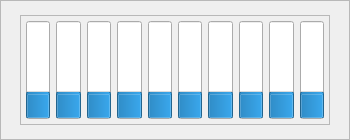
       <widget class="QFrame" name="eq_frame">
        <property name="minimumSize">
         <size>
          <width>350</width>
          <height>140</height>
         </size>
        </property>
        <property name="maximumSize">
         <size>
          <width>350</width>
          <height>140</height>
         </size>
        </property>
        <property name="frameShape">
         <enum>QFrame::Shape::StyledPanel</enum>
        </property>
        <property name="frameShadow">
         <enum>QFrame::Shadow::Raised</enum>
        </property>
        <layout class="QGridLayout" name="gridLayout_2">
         <item row="0" column="0">
          <widget class="QFrame" name="equalaizer_qFrame">
           <property name="sizePolicy">
            <sizepolicy hsizetype="Fixed" vsizetype="Fixed">
             <horstretch>0</horstretch>
             <verstretch>0</verstretch>
            </sizepolicy>
           </property>
           <property name="minimumSize">
            <size>
             <width>310</width>
             <height>110</height>
            </size>
           </property>
           <property name="maximumSize">
            <size>
             <width>310</width>
             <height>110</height>
            </size>
           </property>
           <property name="frameShape">
            <enum>QFrame::Shape::StyledPanel</enum>
           </property>
           <property name="frameShadow">
            <enum>QFrame::Shadow::Raised</enum>
           </property>
           <layout class="QHBoxLayout" name="horizontalLayout">
            <property name="leftMargin">
             <number>5</number>
            </property>
            <property name="topMargin">
             <number>5</number>
            </property>
            <property name="rightMargin">
             <number>5</number>
            </property>
            <property name="bottomMargin">
             <number>5</number>
            </property>
            <item>
             <widget class="QProgressBar" name="eq_01_pBar">
              <property name="sizePolicy">
               <sizepolicy hsizetype="Expanding" vsizetype="Expanding">
                <horstretch>0</horstretch>
                <verstretch>0</verstretch>
               </sizepolicy>
              </property>
              <property name="minimumSize">
               <size>
                <width>20</width>
                <height>0</height>
               </size>
              </property>
              <property name="value">
               <number>24</number>
              </property>
              <property name="orientation">
               <enum>Qt::Orientation::Vertical</enum>
              </property>
             </widget>
            </item>
            <item>
             <widget class="QProgressBar" name="eq_02_pBar">
              <property name="sizePolicy">
               <sizepolicy hsizetype="Expanding" vsizetype="Expanding">
                <horstretch>0</horstretch>
                <verstretch>0</verstretch>
               </sizepolicy>
              </property>
              <property name="minimumSize">
               <size>
                <width>20</width>
                <height>0</height>
               </size>
              </property>
              <property name="value">
               <number>24</number>
              </property>
              <property name="orientation">
               <enum>Qt::Orientation::Vertical</enum>
              </property>
             </widget>
            </item>
            <item>
             <widget class="QProgressBar" name="eq_03_pBar">
              <property name="sizePolicy">
               <sizepolicy hsizetype="Expanding" vsizetype="Expanding">
                <horstretch>0</horstretch>
                <verstretch>0</verstretch>
               </sizepolicy>
              </property>
              <property name="minimumSize">
               <size>
                <width>20</width>
                <height>0</height>
               </size>
              </property>
              <property name="value">
               <number>24</number>
              </property>
              <property name="orientation">
               <enum>Qt::Orientation::Vertical</enum>
              </property>
             </widget>
            </item>
            <item>
             <widget class="QProgressBar" name="eq_04_Bar">
              <property name="sizePolicy">
               <sizepolicy hsizetype="Expanding" vsizetype="Expanding">
                <horstretch>0</horstretch>
                <verstretch>0</verstretch>
               </sizepolicy>
              </property>
              <property name="minimumSize">
               <size>
                <width>20</width>
                <height>0</height>
               </size>
              </property>
              <property name="value">
               <number>24</number>
              </property>
              <property name="orientation">
               <enum>Qt::Orientation::Vertical</enum>
              </property>
             </widget>
            </item>
            <item>
             <widget class="QProgressBar" name="eq_05_pBar">
              <property name="sizePolicy">
               <sizepolicy hsizetype="Expanding" vsizetype="Expanding">
                <horstretch>0</horstretch>
                <verstretch>0</verstretch>
               </sizepolicy>
              </property>
              <property name="minimumSize">
               <size>
                <width>20</width>
                <height>0</height>
               </size>
              </property>
              <property name="value">
               <number>24</number>
              </property>
              <property name="orientation">
               <enum>Qt::Orientation::Vertical</enum>
              </property>
             </widget>
            </item>
            <item>
             <widget class="QProgressBar" name="eq_06_pBar">
              <property name="sizePolicy">
               <sizepolicy hsizetype="Expanding" vsizetype="Expanding">
                <horstretch>0</horstretch>
                <verstretch>0</verstretch>
               </sizepolicy>
              </property>
              <property name="minimumSize">
               <size>
                <width>20</width>
                <height>0</height>
               </size>
              </property>
              <property name="value">
               <number>24</number>
              </property>
              <property name="orientation">
               <enum>Qt::Orientation::Vertical</enum>
              </property>
             </widget>
            </item>
            <item>
             <widget class="QProgressBar" name="eq_07_pBar">
              <property name="sizePolicy">
               <sizepolicy hsizetype="Expanding" vsizetype="Expanding">
                <horstretch>0</horstretch>
                <verstretch>0</verstretch>
               </sizepolicy>
              </property>
              <property name="minimumSize">
               <size>
                <width>20</width>
                <height>0</height>
               </size>
              </property>
              <property name="value">
               <number>24</number>
              </property>
              <property name="orientation">
               <enum>Qt::Orientation::Vertical</enum>
              </property>
             </widget>
            </item>
            <item>
             <widget class="QProgressBar" name="eq_08_pBar">
              <property name="sizePolicy">
               <sizepolicy hsizetype="Expanding" vsizetype="Expanding">
                <horstretch>0</horstretch>
                <verstretch>0</verstretch>
               </sizepolicy>
              </property>
              <property name="minimumSize">
               <size>
                <width>20</width>
                <height>0</height>
               </size>
              </property>
              <property name="value">
               <number>24</number>
              </property>
              <property name="orientation">
               <enum>Qt::Orientation::Vertical</enum>
              </property>
             </widget>
            </item>
            <item>
             <widget class="QProgressBar" name="eq_09_pBar">
              <property name="sizePolicy">
               <sizepolicy hsizetype="Expanding" vsizetype="Expanding">
                <horstretch>0</horstretch>
                <verstretch>0</verstretch>
               </sizepolicy>
              </property>
              <property name="minimumSize">
               <size>
                <width>20</width>
                <height>0</height>
               </size>
              </property>
              <property name="value">
               <number>24</number>
              </property>
              <property name="orientation">
               <enum>Qt::Orientation::Vertical</enum>
              </property>
             </widget>
            </item>
            <item>
             <widget class="QProgressBar" name="eq_10_pBar">
              <property name="sizePolicy">
               <sizepolicy hsizetype="Expanding" vsizetype="Expanding">
                <horstretch>0</horstretch>
                <verstretch>0</verstretch>
               </sizepolicy>
              </property>
              <property name="minimumSize">
               <size>
                <width>20</width>
                <height>0</height>
               </size>
              </property>
              <property name="value">
               <number>24</number>
              </property>
              <property name="orientation">
               <enum>Qt::Orientation::Vertical</enum>
              </property>
             </widget>
            </item>
           </layout>
          </widget>
         </item>
        </layout>
       </widget>
